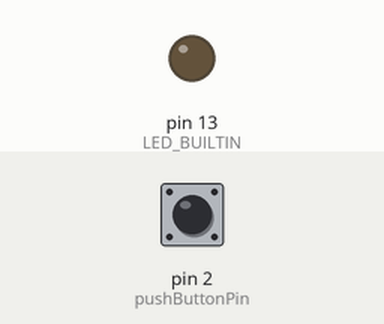
This sketch was run on a simulated Arduino Uno, built with avr-gcc and run on an emulated ATmega328P. Parts: output pins drawn as LEDs (lit = HIGH). The inputs (shaded band) are chosen by the test bench; at power-on: pin 2 (pushButtonPin) HIGH.

Above: at 1.2 s.
1.3 s: pin 2 (pushButtonPin) pulled LOW for 0.15 s
At 2.0 s:
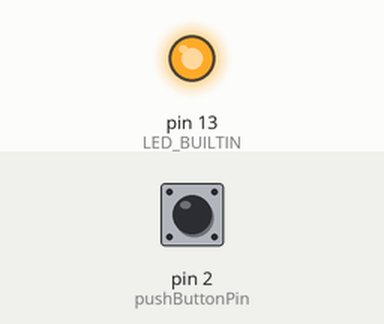
2.9 s: pin 2 (pushButtonPin) pulled LOW for 1 s
At 3.9 s:
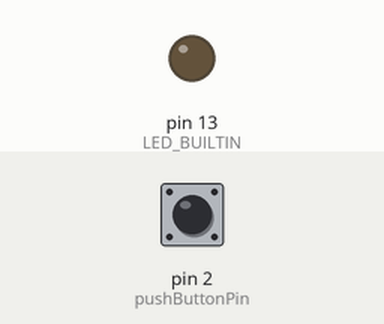
5.4 s: pin 2 (pushButtonPin) pulled LOW for 3.2 s
At 6.8 s:
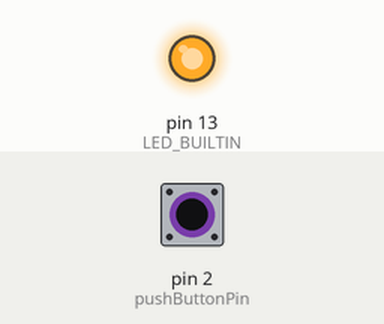
Timing chart, 0 to 8.4 s (numbered marks = the images above; inputs shaded):
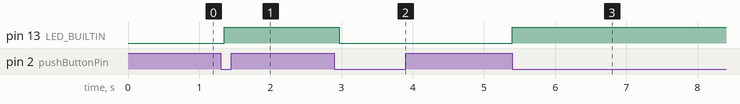

The sketch:

push-button-toggle-with-debouncing.ino
```cpp
/*
 * PUSH BUTTON TOGGLE WITH DEBOUNCING
 * ==================================
 * Detect the push of a button and toggle the state of the bultin LED
 *  but with debouncing.
 *
 * Note: push buttons are momentary switches.
 * Note: with a pull-down resistor which is not the smartest choice.
 *
 * The debouncing is meant to solve the issue due to the fact that
 *  the transition of voltage from LOW to HIGH (or the oppsite) when
 *  pushing a button is not instantaneous and the reading can happen
 *  during this transition. This introduces noise. Eg. the button was
 *  release but the next reading is still HIGH because of the time taken
 *  to transition.
 * It is actually not really a big issue, it can be totally ignored.
 * It is not an issue at all if we keep track of the previous state
 *  and we consider the button triggered when it goes HIGH > LOW.
 * To know more about this issue:
 *  https://projecthub.arduino.cc/ronbentley1/understanding-and-using-button-switches-4fa481
 *
 * PROS
 * ----
 * - It avoids the noise introduced by the physical transition of the buttons by
 *    using debouncing.
 * CONS
 * ----
 * - The debouncing is unnecessary if we keep track of the previous state
 *    and we consider the button triggered when it goes HIGH > LOW.
 *
 * Docs: https://projecthub.arduino.cc/ronbentley1/understanding-and-using-button-switches-4fa481
 */

const int pushButtonPin = 2;

bool isLedOn = false;
bool isTogglePending = false;
bool lastIsButtonPressed = false;

unsigned long tooglePendingTs;
// The debounce time; increase if the output flickers.
// Set this to 500 for testing to maximize the debounce effect.
const unsigned debounceDelay = 50;

void setup() {
  // Serial.begin(57600);
  pinMode(pushButtonPin, INPUT);
  // Declare the builtin LED as output;
  pinMode(LED_BUILTIN, OUTPUT);
}

bool isButtonTriggered(bool doDebounce = false) {
  bool isPressed = digitalRead(pushButtonPin);
  // Serial.println(isPressed);
  // We will cahce the value of millis() to avoid calling it twice, as it is expensive.
  unsigned long now = 0;

  if (!doDebounce) {
    // If we dont need to debounce then just toggle the LED
    //  only after releasing the button so during the transition ON > OFF.
    //  Otherwise holding the button would cause flickering.
    if (!isPressed && lastIsButtonPressed) {
      return true;
    }
  }

  // If we need to debounce then we need to use a timer.
  if (isPressed) {
    isTogglePending = true;
    now = millis();
    tooglePendingTs = now;
    return false;
  }

  if (isTogglePending && !isPressed) {
    if (now == 0) {
      now = millis();
    }
    if (now - tooglePendingTs > debounceDelay) {
      isTogglePending = false;
      return true;
    }
  }

  return false;
}

void loop() {
  const bool DO_DEBOUNCE = true;
  if (isButtonTriggered(DO_DEBOUNCE)) {
    isLedOn = !isLedOn;
    digitalWrite(LED_BUILTIN, isLedOn);
  }
  // A delay of 90-100 is ok if the button is not meant to be pressed fastly.
  // Otherwise a lower value, like 50.
  delay(90);
}
```

Measured:
- after the input at 1.3 s, pin 13 (LED_BUILTIN): LOW → HIGH after 0.05 s
- after the input at 2.9 s, pin 13 (LED_BUILTIN): HIGH → LOW after 0.07 s
- after the input at 5.4 s, pin 13 (LED_BUILTIN): LOW → HIGH at once
